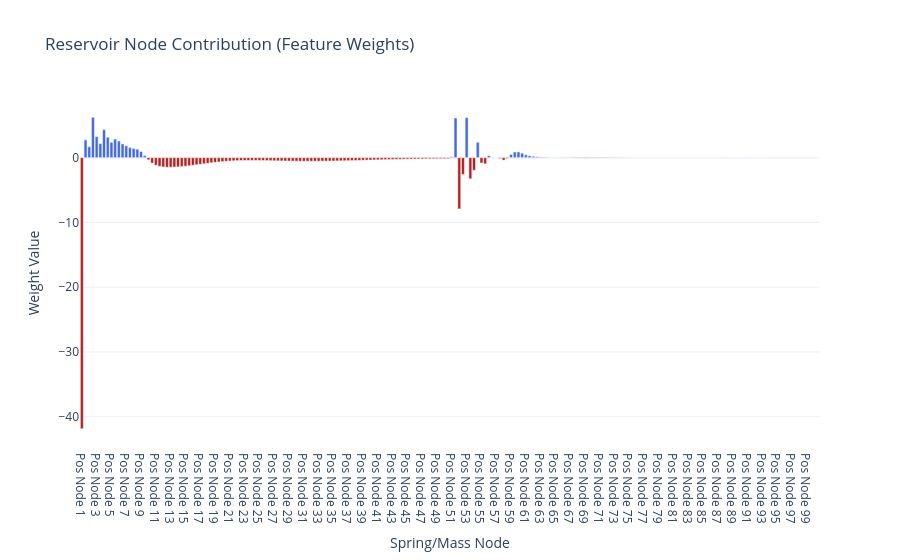
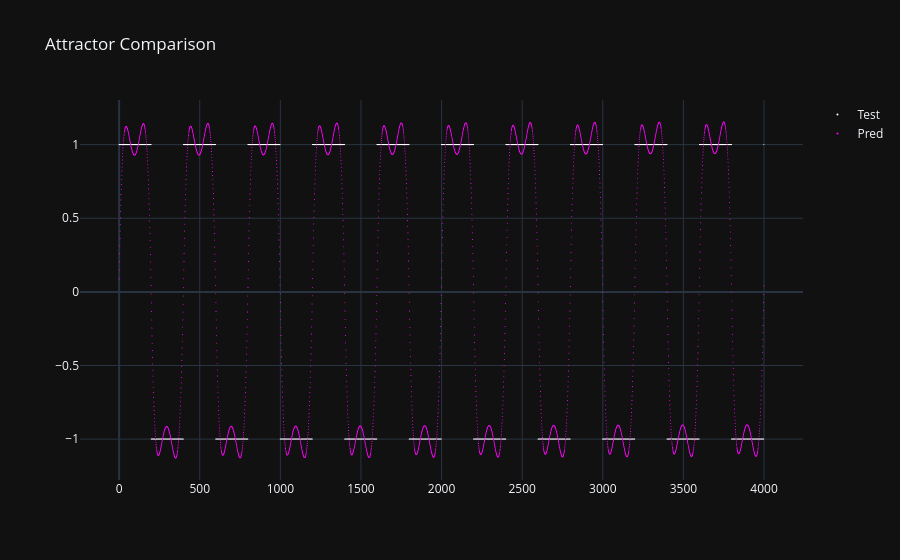
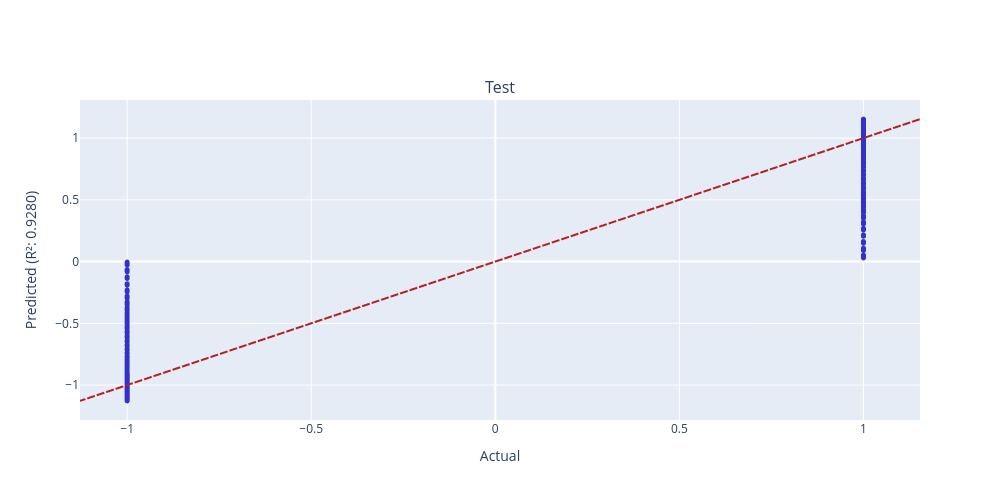

Notebook code for these charts, in order:
### Code cell
weight_plot(model.coef_).show()
scatter_plot([Y_test, Y_pred]).show()
r_2_plots_grid(Y_test, Y_pred, ["Test", "Pred"]).show()

### Figure 1 — Plotly figure (JSON) as saved in the notebook; plotly's stock layout.template omitted (floating-point values rounded to 4 significant figures; data arrays with more than 128 entries replaced by an {"elided": "..."} marker saying what was removed)
{"data": [{"marker": {"color": {"elided": "200 str values"}}, "type": "bar", "x": {"elided": "200 str values"}, "y": {"elided": "200 float values"}}], "layout": {"title": {"text": "Reservoir Node Contribution (Feature Weights)"}, "xaxis": {"title": {"text": "Spring/Mass Node"}}, "yaxis": {"title": {"text": "Weight Value"}}}}

### Figure 2 — Plotly figure (JSON) as saved in the notebook; plotly's stock layout.template omitted (floating-point values rounded to 4 significant figures; data arrays with more than 128 entries replaced by an {"elided": "..."} marker saying what was removed)
{"data": [{"marker": {"color": "white", "size": 1}, "mode": "markers", "name": "Test", "type": "scattergl", "x": {"elided": "4000 int values"}, "y": {"elided": "4000 int values"}}, {"marker": {"color": "magenta", "size": 1}, "mode": "markers", "name": "Pred", "type": "scattergl", "x": {"elided": "4000 int values"}, "y": {"elided": "4000 float values"}}], "layout": {"title": {"text": "Attractor Comparison"}}}

### Figure 3 — Plotly figure (JSON) as saved in the notebook; plotly's stock layout.template omitted (floating-point values rounded to 4 significant figures; data arrays with more than 128 entries replaced by an {"elided": "..."} marker saying what was removed)
{"data": [{"marker": {"color": "rgba(50, 50, 200, 0.5)", "size": 5}, "mode": "markers", "name": "Data", "type": "scattergl", "x": {"elided": "4000 int values"}, "xaxis": "x", "y": {"elided": "4000 float values"}, "yaxis": "y"}, {"line": {"color": "firebrick", "dash": "dash"}, "mode": "lines", "name": "Ideal", "type": "scattergl", "x": [-1.128, 1.154], "xaxis": "x", "y": [-1.128, 1.154], "yaxis": "y"}], "layout": {"annotations": [{"font": {"size": 16}, "showarrow": false, "text": "Test", "x": 0.5, "xanchor": "center", "xref": "paper", "y": 1, "yanchor": "bottom", "yref": "paper"}], "height": 500, "showlegend": false, "width": 1000, "xaxis": {"anchor": "y", "domain": [0, 1], "title": {"text": "Actual"}}, "yaxis": {"anchor": "x", "domain": [0, 1], "title": {"text": "Predicted (R²: 0.9280)"}}}}
